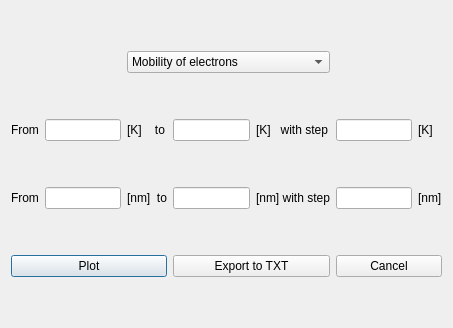
<?xml version="1.0" encoding="UTF-8"?>
<ui version="4.0">
 <class>Dialog</class>
 <widget class="QDialog" name="Dialog">
  <property name="geometry">
   <rect>
    <x>0</x>
    <y>0</y>
    <width>453</width>
    <height>328</height>
   </rect>
  </property>
  <property name="windowTitle">
   <string>Dialog</string>
  </property>
  <layout class="QGridLayout" name="gridLayout">
   <item row="0" column="2" colspan="3">
    <widget class="QComboBox" name="ParamList">
     <item>
      <property name="text">
       <string>Mobility of electrons</string>
      </property>
     </item>
     <item>
      <property name="text">
       <string>Mobility of holes</string>
      </property>
     </item>
     <item>
      <property name="text">
       <string>Electrical conductivity</string>
      </property>
     </item>
     <item>
      <property name="text">
       <string>Concentration of carriers</string>
      </property>
     </item>
     <item>
      <property name="text">
       <string>Diffusion coefficient</string>
      </property>
     </item>
     <item>
      <property name="text">
       <string>Nc</string>
      </property>
     </item>
     <item>
      <property name="text">
       <string>Absorption</string>
      </property>
     </item>
     <item>
      <property name="text">
       <string>Thermal conductivity</string>
      </property>
     </item>
    </widget>
   </item>
   <item row="1" column="0">
    <widget class="QLabel" name="label">
     <property name="text">
      <string>From</string>
     </property>
    </widget>
   </item>
   <item row="1" column="1">
    <widget class="QLineEdit" name="Start"/>
   </item>
   <item row="1" column="2">
    <widget class="QLabel" name="label_2">
     <property name="text">
      <string>[K]    to</string>
     </property>
    </widget>
   </item>
   <item row="1" column="3">
    <widget class="QLineEdit" name="End">
     <property name="text">
      <string/>
     </property>
    </widget>
   </item>
   <item row="1" column="4">
    <widget class="QLabel" name="label_3">
     <property name="text">
      <string>[K]   with step</string>
     </property>
    </widget>
   </item>
   <item row="1" column="5">
    <widget class="QLineEdit" name="Points"/>
   </item>
   <item row="1" column="6">
    <widget class="QLabel" name="label_4">
     <property name="text">
      <string>[K]</string>
     </property>
    </widget>
   </item>
   <item row="2" column="0">
    <widget class="QLabel" name="label_5">
     <property name="text">
      <string>From</string>
     </property>
    </widget>
   </item>
   <item row="2" column="1">
    <widget class="QLineEdit" name="StartLam"/>
   </item>
   <item row="2" column="2">
    <widget class="QLabel" name="label_6">
     <property name="text">
      <string>[nm]  to</string>
     </property>
    </widget>
   </item>
   <item row="2" column="3">
    <widget class="QLineEdit" name="EndLam"/>
   </item>
   <item row="2" column="4">
    <widget class="QLabel" name="label_7">
     <property name="text">
      <string>[nm] with step</string>
     </property>
    </widget>
   </item>
   <item row="2" column="5">
    <widget class="QLineEdit" name="PointsLam"/>
   </item>
   <item row="2" column="6">
    <widget class="QLabel" name="label_8">
     <property name="text">
      <string>[nm]</string>
     </property>
    </widget>
   </item>
   <item row="3" column="0" colspan="3">
    <widget class="QPushButton" name="PlotBtn">
     <property name="text">
      <string>Plot</string>
     </property>
    </widget>
   </item>
   <item row="3" column="3" colspan="2">
    <widget class="QPushButton" name="ExportToTXTBtn">
     <property name="text">
      <string>Export to TXT</string>
     </property>
    </widget>
   </item>
   <item row="3" column="5" colspan="2">
    <widget class="QPushButton" name="CancelBtn">
     <property name="text">
      <string>Cancel</string>
     </property>
    </widget>
   </item>
  </layout>
 </widget>
 <resources/>
 <connections/>
</ui>
